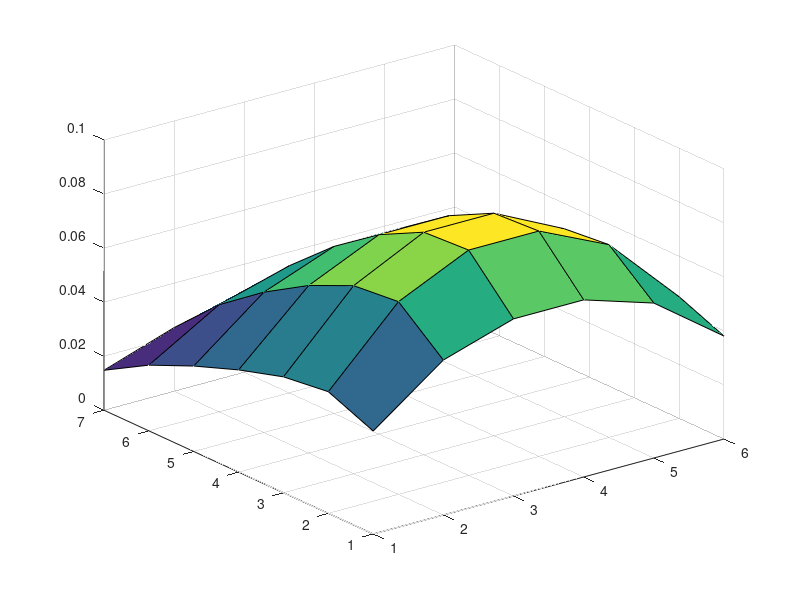

The MATLAB script that drew this image:
% metoda siti pro rovnici -au''+pu=f a OP u=g
function abc
L1 = 3; % delka oblasti ve smeru x1
L2 = 2; % delka oblasti ve smeru x2
N1 = 8; % pocet intervalu ve smeru x1
N2 = 7; % pocet intervalu ve smeru x2
h1 = L1/N1;
h2 = L2/N2;
NN = (N1+1)*(N2+1); % celkovy pocet uzlu
A = zeros(NN); % matice soustavy
B = zeros(NN,1); % prava strana
uzel_hra = zeros(NN,1); % 1 pro hranicni uzel, jinak 0
% jdu po uzlech:
kde = 0; % poradove cislo uzlu
for k2 = 1:N2+1
    for k1 = 1:N1+1
        kde = kde+1; % poradove cislo aktualniho uzlu
        if (k1==1 || k1==N1+1 || k2==1 || k2==N2+1) 
            uzel_hra(kde) = 1; % je to hranicni uzel
        else
            x1 = (k1-1)*h1; % souradnice aktualniho uzlu
            x2 = (k2-1)*h2; % souradnice aktualniho uzlu
            fa = Fcea(x1,x2); 
            A(kde,kde) = 2*fa*(1/h1^2+1/h2^2)+Fcep(x1,x2);
            A(kde,[kde-1,kde+1]) = -fa/h1^2;
            A(kde,[kde-N1-1,kde+N1+1]) = -fa/h2^2;
            B(kde) = Fcef(x1,x2);
        end;
    end;
end;
% pocitame zatim s tim, ze g=0 !!!
for k = NN:-1:1 % vymazani radku a sloupcu pro hranicni uzly
    if (uzel_hra(k)==1)
        A(k,:) = []; A(:,k) = []; B(k) = [];
    end;
end;
% spy(A)
u = A\B; % vyreseni soustavy
u2 = reshape(u,N1-1,N2-1); % % preusporadani do tvaru oblasti
surf(u2); % vykresleni hodnot na vnitrnich uzlech

function z = Fcea(x1,x2)
z = 1+3*x1;
function z = Fcep(x1,x2)
z = 1;
function z = Fcef(x1,x2)
z = 1;
function z = Fceg(x1,x2)
z = 0;